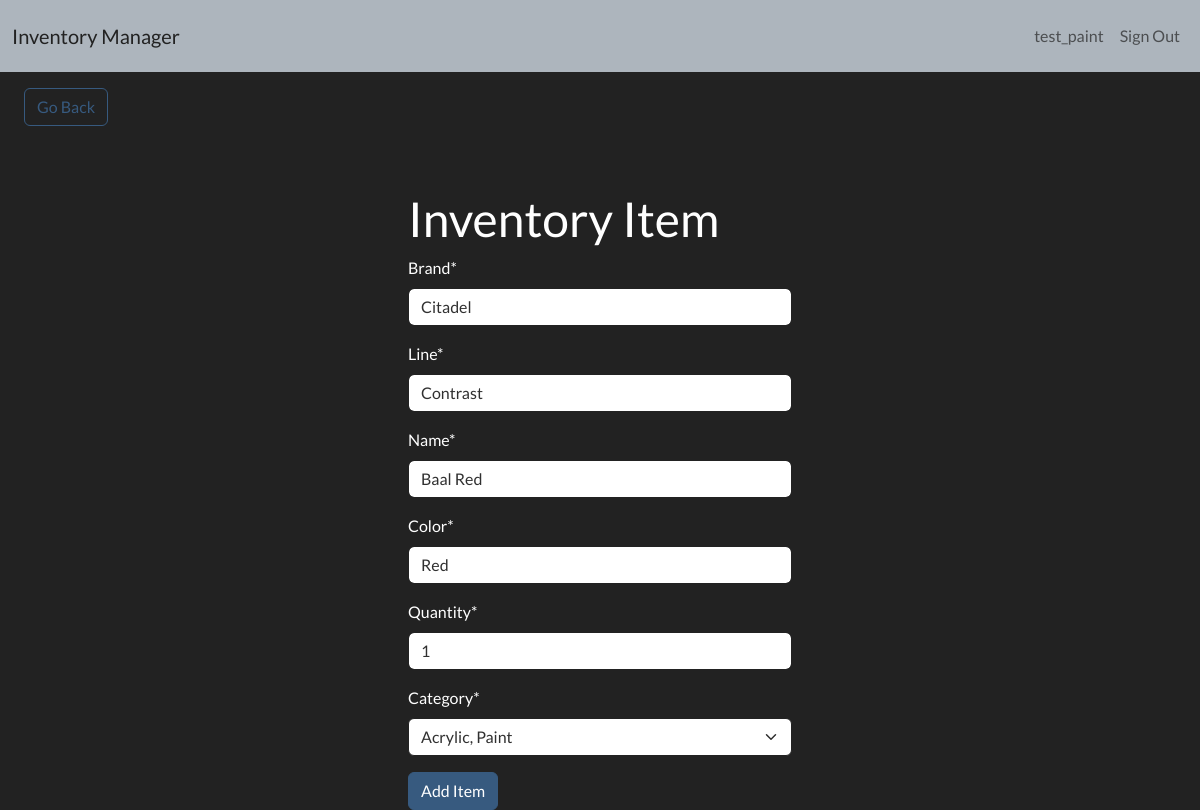
Screenshot of /edit-item/2 (signed in) with the database file from the repository.
### inventory/models.py (models this page shows, shortened)
class InventoryItem(models.Model):
	brand = models.CharField(max_length=200, default='n/a')
	line = models.CharField(max_length=200, default='n/a')
	name = models.CharField(max_length=200, default='n/a')
	color = models.CharField(max_length=200, default='n/a')
	quantity = models.IntegerField()
	category = models.ForeignKey('Category', on_delete=models.SET_NULL, blank=True, null=True)
	date_created = models.DateTimeField(auto_now_add=True)
	user = models.ForeignKey(User, on_delete=models.CASCADE)

class Category(models.Model):
	name = models.CharField(max_length=200)
	class Meta:
		verbose_name_plural = 'categories'
	def __str__(self):
		return self.name

### inventory/views.py (the view)
# urls.py: path('edit-item/<int:pk>', EditItem.as_view(), name='edit-item'),
class EditItem(LoginRequiredMixin, UpdateView):
	model = InventoryItem
	form_class = InventoryItemForm
	template_name = 'inventory/item_form.html'
	success_url = reverse_lazy('dashboard')

### inventory/forms.py
class InventoryItemForm(forms.ModelForm):
	category = forms.ModelChoiceField(queryset=Category.objects.all(), initial=0)
	class Meta:
		model = InventoryItem
		fields = ['brand', 'line', 'name', 'color', 'quantity', 'category']

### inventory/templates/inventory/item_form.html (shortened to what this page needs)
{% extends 'inventory/base.html' %}
{% load crispy_forms_tags %}
{% block content %}
	<a href="{% url 'dashboard' %}" class="btn btn-outline-primary my-3 mx-4">Go Back</a>
	<div class="row">
		<div class="col-11 col-md-4 mx-auto mt-5">
			<h1>Inventory Item</h1>
			<form method="POST">
				{{ form|crispy }}
				<div class="mt-3">
					<button class="btn btn-primary">Add Item</button>
				</div>
			</form>
		</div>
	</div>
{% endblock content %}

### inventory/templates/inventory/nav_bar.html (shortened to what this page needs)
<nav class="navbar navbar-expand-lg bg-light">
	<div class="container-fluid">
		<a class="navbar-brand" href="{% url 'index' %}">Inventory Manager</a>
		<div class="collapse navbar-collapse justify-content-end" id="navbarNav">
			<ul class="navbar-nav">
				{% if user.is_authenticated %}
					<li class="nav-item">
						<a class="nav-link" href="#">{{ user.username }}</a>
					</li>
					<li class="nav-item">
						<a class="nav-link" href="{% url 'logout' %}">Sign Out</a>
					</li>
				{% endif %}
			</ul>
		</div>
	</div>
</nav>

### rows the page displays
InventoryItem: brand "Citadel", line "Contrast", name "Baal Red", color "Red", quantity "1", category "Acrylic, Paint"

### other values shown
{{ user.username }} "test_paint"
